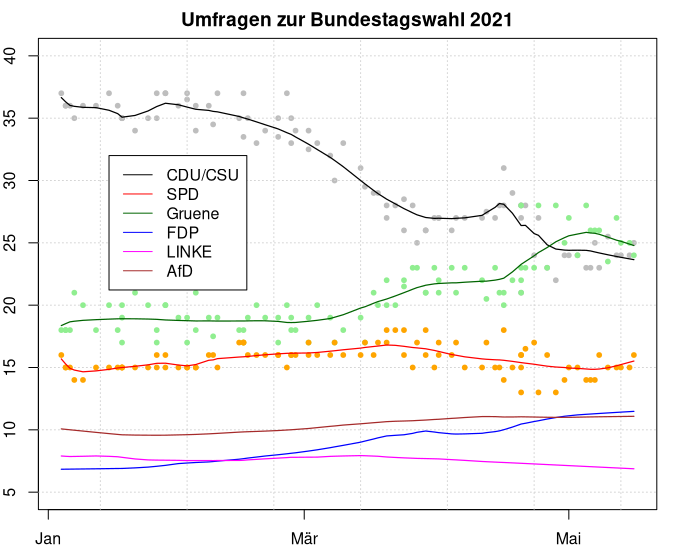

Reproduce this figure in R.
# install.packages("rvest")
# install.packages("stringr)

library(rvest)
library(stringr)
# library(GauPro)

partei <- c("CDUCSU", "SPD", "Gruene", "FDP", "LINKE", "AfD")
weblinks <- c("https://www.wahlrecht.de/umfragen/allensbach.htm",
             "https://www.wahlrecht.de/umfragen/emnid.htm",
             "https://www.wahlrecht.de/umfragen/forsa.htm",
             "https://www.wahlrecht.de/umfragen/politbarometer.htm",
             "https://www.wahlrecht.de/umfragen/gms.htm",
             "https://www.wahlrecht.de/umfragen/dimap.htm",
             "https://www.wahlrecht.de/umfragen/insa.htm",
             "https://www.wahlrecht.de/umfragen/yougov.htm")
names(weblinks) <- c("Allensbach", "Emnid", "Forsa", "ForWahlen",
                     "GMS", "Infratest", "INSA", "Yougov")
Umfragen <- data.frame(Datum = as.Date(character()),
                       CDUCSU = double(), SPD = double(), Gruene = double(),
                       FDP = double(), Linke = double(), AfD = double(),
                       Institut = character())

# Umfragedaten pro Institut
for (inst in names(weblinks)) {
    cat(inst, ': ')
    content <- read_html(weblinks[inst])
    tables <- content %>% html_table()
    df <- as.data.frame(tables[[2]])
    n <- nrow(df)
    # Dates after 2020-12-31
    dtm <- as.Date(df[4:n, 1], format="%d.%m.%Y")
    m <- which(dtm > "2020-12-31")
    cat(length(m), "Umfragen in 2021", '\n')
    Umfr <- dtm[m]
    # Remove "" and %, change decimal ',' to '.'
    if (inst != "INSA") {
        perc <- df[3+m, 3:8]
    } else {
        perc <- df[3+m, c(3:7, 10)]
    }
    for (i in 1:6) {
        p <- perc[, i]
        p <- str_remove(p, ' %')
        p <- as.numeric(str_replace(p, ',', '.'))
        perc[, i] <- p
        colnames(perc) <- partei
    }
    Umfragen <- rbind(Umfragen,
        data.frame(Datum = dtm[m], perc, Institut = rep(inst, length(m))))
}

# Sortierung nach Datum
o <- order(Umfragen$Datum)
Umfragen <- Umfragen[o, ]
rownames(Umfragen) <- NULL

# Darstellung der Umfragewerte

par(mar = c(2,2,2,1))
plot(Umfragen$Datum, Umfragen$CDUCSU, pch = 20, col = "gray",
     ylim = c(5, 40), main = "Umfragen zur Bundestagswahl 2021")
grid()

# Friedman's supersmoother
fss <- supsmu(Umfragen$Datum, Umfragen$CDUCSU, bass = 0)
lines(fss$x, fss$y, lwd = 1.25)
# gp <- GauPro(Umfragen$Datum, Umfragen$CDUCSU)
# lines(Umfragen$Datum, predict(gp, Umfragen$Datum), lty = 2)

points(Umfragen$Datum, Umfragen$Gruene, pch = 20, col = "lightgreen")
fss <- supsmu(Umfragen$Datum, Umfragen$Gruene, bass = 0)
lines(fss$x, fss$y, col = "darkgreen", lwd = 1.25)

points(Umfragen$Datum, Umfragen$SPD, pch = 20, col = "orange")
fss <- supsmu(Umfragen$Datum, Umfragen$SPD, bass = 0)
lines(fss$x, fss$y, col = "red", lwd = 1.25)

fss <- supsmu(Umfragen$Datum, Umfragen$FDP, bass = 0)
lines(fss$x, fss$y, col = "blue", lwd = 1.25)

fss <- supsmu(Umfragen$Datum, Umfragen$AfD, bass = 0)
lines(fss$x, fss$y, col = "brown", lwd = 1.25)

fss <- supsmu(Umfragen$Datum, Umfragen$LINKE, bass = 0)
lines(fss$x, fss$y, col = "magenta", lwd = 1.25)

legend(x = as.Date("2021-01-15"), y = 32,
       legend = c("CDU/CSU", "SPD", "Gruene", "FDP", "LINKE", "AfD"),
       col = c("black", "red", "darkgreen", "blue", "magenta", "brown"),
       lty = 1)
